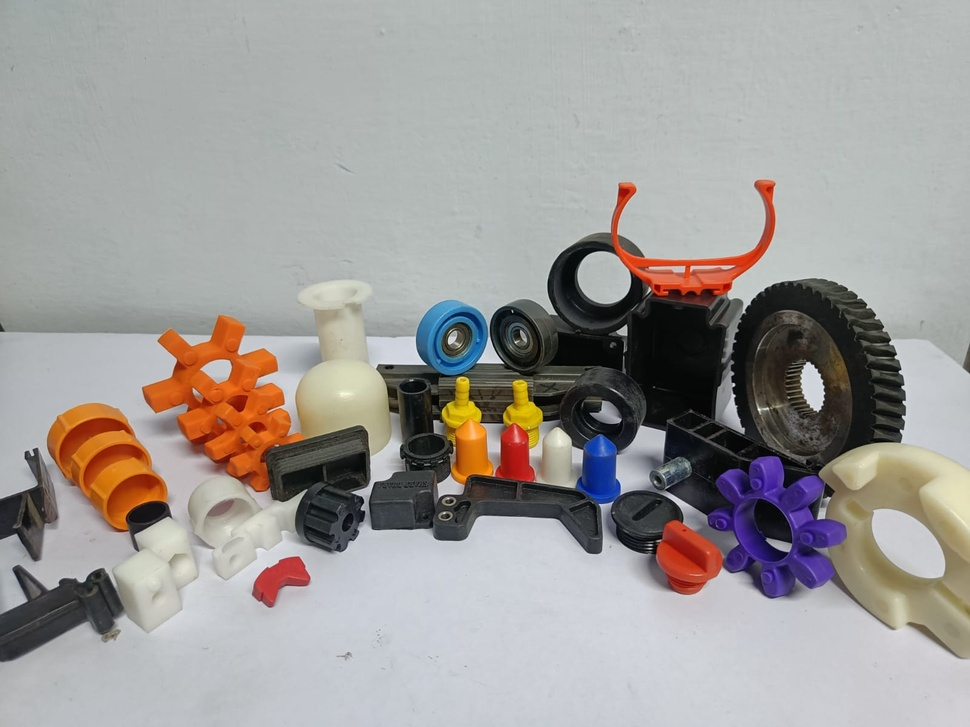
#> input picture WhatsApp Image 2026-11-13 at 2.03.02 PM.jpeg, 970 x 727 px, shrunk from 1600 x 1200 before the run, found by its file name
$ python extract_master_subparts.py
#> lines starting #> are read from the running program, lines starting #| are printed output that depends on the picture
import os
from PIL import Image

im = Image.open('WhatsApp Image 2026-11-13 at 2.03.02 PM.jpeg')
#> im is the input picture: PIL image 970x727 RGB; mean R, G, B 158.8, 155.5, 153
w, h = im.size
#> w = 970; h = 727
print(f'Master size: {w}x{h}')
#| Master size: 970x727

# Let's save a fine grid of 5 columns and 4 rows (20 sub-regions)
os.makedirs('assets/master_subparts', exist_ok=True)
gw = w // 5
#> gw = 194
gh = h // 4
#> gh = 181
for r in range(4):
    for c in range(5):
        crop = im.crop((c * gw, r * gh, (c + 1) * gw, (r + 1) * gh))
        crop.save(f'assets/master_subparts/part_r{r}_c{c}.jpg')
#> this loop made 4 passes
#> pass 1, `crop.save(f'assets/master_subparts/part_r{r}_c{c}.jpg')`:
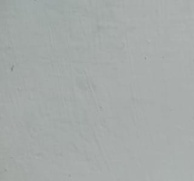
#> saved as part_r0_c0.jpg: PIL image 194x181 RGB; mean R, G, B 166.1, 170.9, 169.5
#> after the loop:
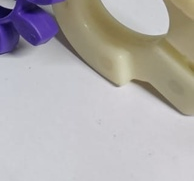
#> crop: PIL image 194x181 RGB; mean R, G, B 176.5, 172.8, 172.7

print('Saved 20 subparts to assets/master_subparts/')

$ run again, with WhatsApp Image 2026-11-13 at 2.02.58 PM.jpeg copied over WhatsApp Image 2026-11-13 at 2.03.02 PM.jpeg
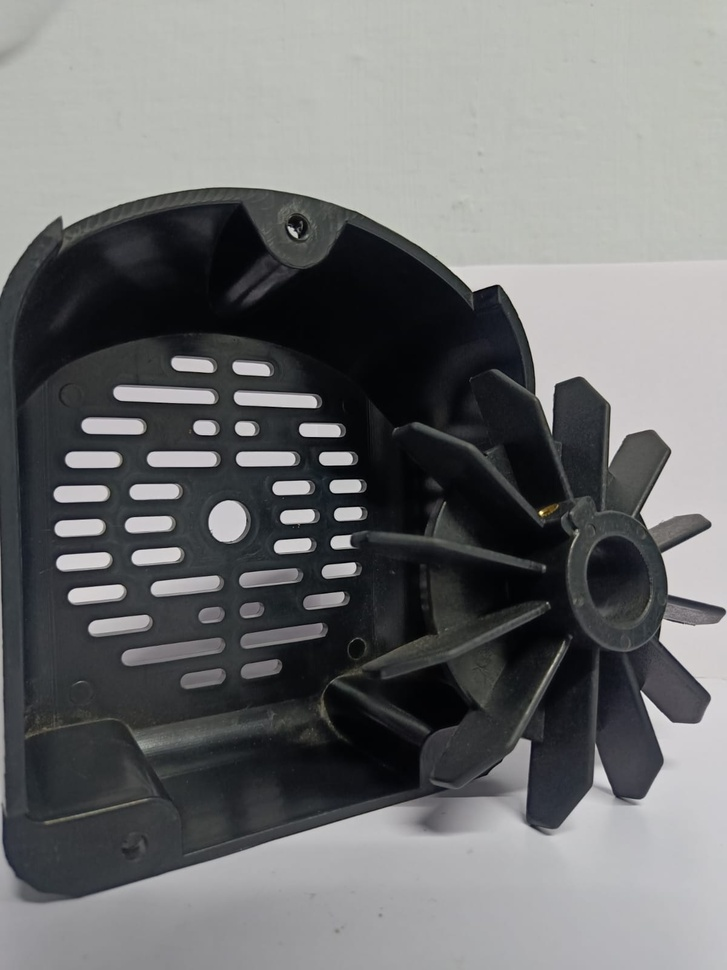
#> input picture WhatsApp Image 2026-11-13 at 2.02.58 PM.jpeg, 727 x 970 px, shrunk from 1200 x 1600 before the run, found by its file name
#> im is the input picture: PIL image 727x970 RGB; mean R, G, B 110.9, 112, 112.5
#| Master size: 727x970
#> the loop `for r in range(4):` made 4 passes
#> pass 1, `crop.save(f'assets/master_subparts/part_r{r}_c{c}.jpg')`:
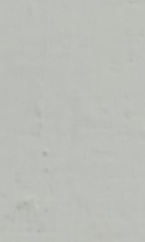
#> saved as part_r0_c3.jpg: PIL image 145x242 RGB; mean R, G, B 187.9, 190, 184.7
#> after the loop `for r in range(4):`:
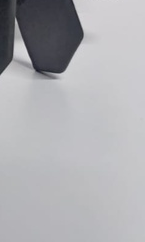
#> crop: PIL image 145x242 RGB; mean R, G, B 173.8, 173.8, 177.6

$ run again, with WhatsApp Image 2026-11-13 at 2.02.59 PM.jpeg copied over WhatsApp Image 2026-11-13 at 2.03.02 PM.jpeg
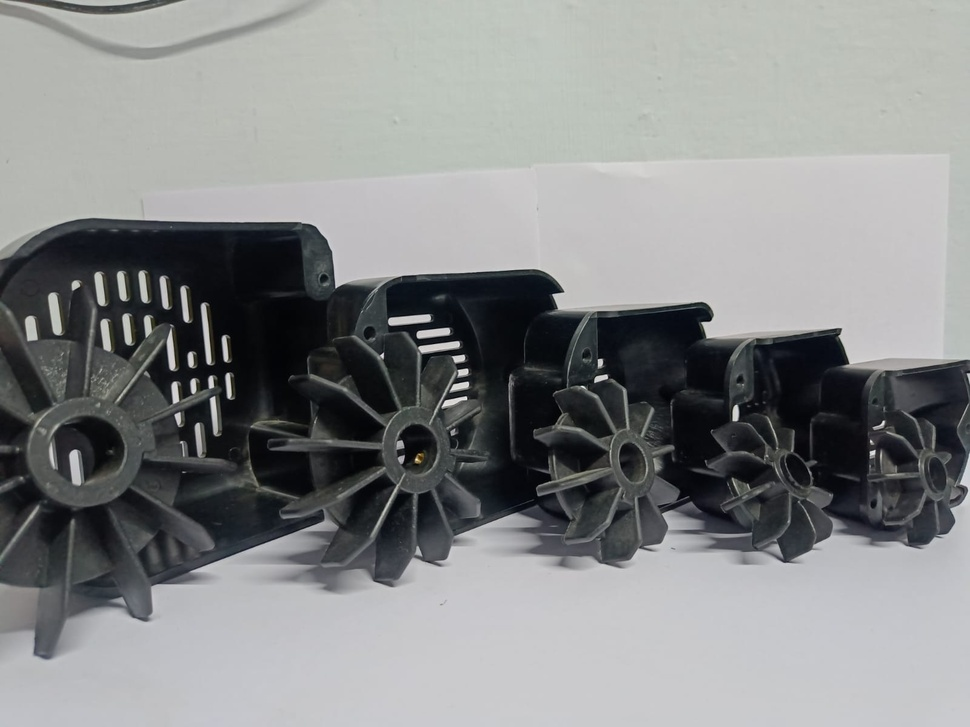
#> input picture WhatsApp Image 2026-11-13 at 2.02.59 PM.jpeg, 970 x 727 px, shrunk from 1600 x 1200 before the run, found by its file name
#> im is the input picture: PIL image 970x727 RGB; mean R, G, B 135.6, 137.4, 137.7
#| Master size: 970x727
#> the loop `for r in range(4):` made 4 passes
#> pass 1, `crop.save(f'assets/master_subparts/part_r{r}_c{c}.jpg')`:
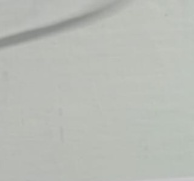
#> saved as part_r0_c1.jpg: PIL image 194x181 RGB; mean R, G, B 185, 188.2, 182.1
#> after the loop `for r in range(4):`:
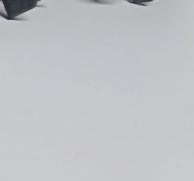
#> crop: PIL image 194x181 RGB; mean R, G, B 193.1, 194.2, 198.1

$ run again, with WhatsApp Image 2026-11-13 at 2.03.00 PM.jpeg copied over WhatsApp Image 2026-11-13 at 2.03.02 PM.jpeg
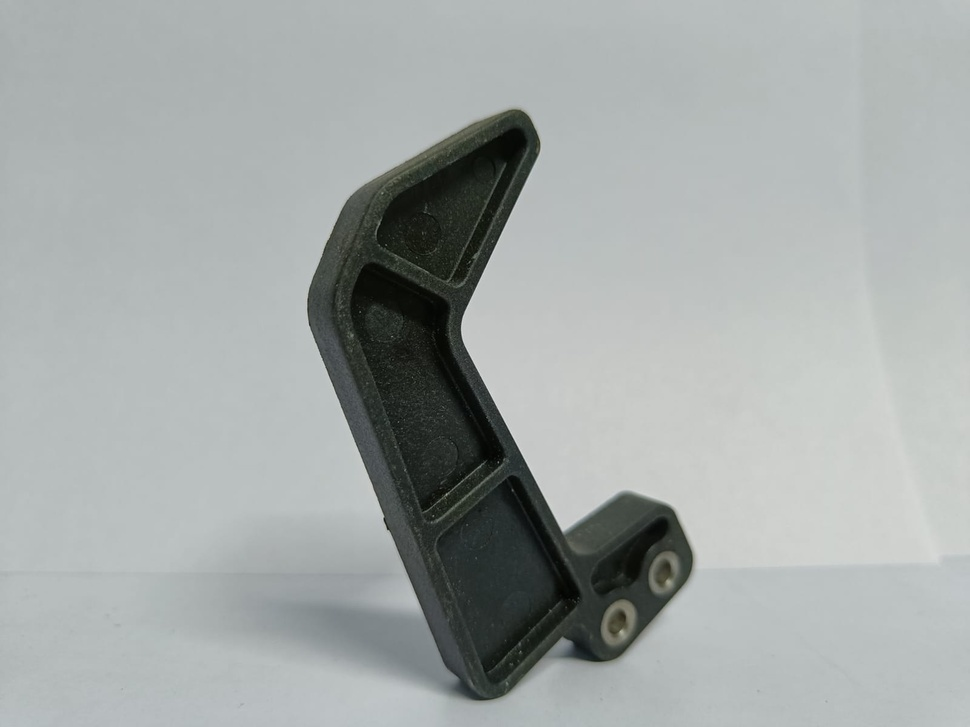
#> input picture WhatsApp Image 2026-11-13 at 2.03.00 PM.jpeg, 970 x 727 px, shrunk from 1600 x 1200 before the run, found by its file name
#> im is the input picture: PIL image 970x727 RGB; mean R, G, B 163.1, 168.4, 167.2
#| Master size: 970x727
#> the loop `for r in range(4):` made 4 passes
#> pass 1, `crop.save(f'assets/master_subparts/part_r{r}_c{c}.jpg')`:
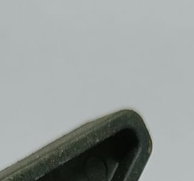
#> saved as part_r0_c2.jpg: PIL image 194x181 RGB; mean R, G, B 151.1, 156.9, 155
#> after the loop `for r in range(4):`:
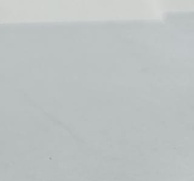
#> crop: PIL image 194x181 RGB; mean R, G, B 188.7, 194.3, 194.1
